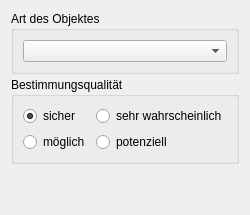
     <widget class="QWidget" name="tabAnthro">
      <property name="sizePolicy">
       <sizepolicy hsizetype="Preferred" vsizetype="Minimum">
        <horstretch>0</horstretch>
        <verstretch>0</verstretch>
       </sizepolicy>
      </property>
      <property name="autoFillBackground">
       <bool>true</bool>
      </property>
      <property name="dbvalue" stdset="0">
       <string>ANTHRO</string>
      </property>
      <attribute name="title">
       <string>Anthropogen</string>
      </attribute>
      <layout class="QVBoxLayout" name="verticalLayout_11">
       <property name="spacing">
        <number>3</number>
       </property>
       <item>
        <widget class="QGroupBox" name="gbxAnthroName">
         <property name="title">
          <string>Art des Objektes</string>
         </property>
         <layout class="QHBoxLayout" name="horizontalLayout_2">
          <item>
           <widget class="QComboBox" name="cmbAnthroName"/>
          </item>
         </layout>
        </widget>
       </item>
       <item>
        <widget class="QGroupBox" name="gbxAnthroQuality">
         <property name="title">
          <string>Bestimmungsqualität</string>
         </property>
         <layout class="QGridLayout" name="gridLayout_28">
          <item row="0" column="0">
           <widget class="QRadioButton" name="rbAnthroQual1">
            <property name="text">
             <string comment="1">sicher</string>
            </property>
            <property name="checked">
             <bool>true</bool>
            </property>
            <property name="dbvalue" stdset="0">
             <string>1</string>
            </property>
            <attribute name="buttonGroup">
             <string notr="true">btngAnthroQual</string>
            </attribute>
           </widget>
          </item>
          <item row="1" column="0">
           <widget class="QRadioButton" name="rbAnthroQual3">
            <property name="text">
             <string comment="3">möglich</string>
            </property>
            <property name="dbvalue" stdset="0">
             <string>3</string>
            </property>
            <attribute name="buttonGroup">
             <string notr="true">btngAnthroQual</string>
            </attribute>
           </widget>
          </item>
          <item row="1" column="1">
           <widget class="QRadioButton" name="rbAnthroQual4">
            <property name="text">
             <string comment="4">potenziell</string>
            </property>
            <property name="dbvalue" stdset="0">
             <string>4</string>
            </property>
            <attribute name="buttonGroup">
             <string notr="true">btngAnthroQual</string>
            </attribute>
           </widget>
          </item>
          <item row="0" column="1">
           <widget class="QRadioButton" name="rbAnthroQual2">
            <property name="text">
             <string comment="2">sehr wahrscheinlich</string>
            </property>
            <property name="dbvalue" stdset="0">
             <string>2</string>
            </property>
            <attribute name="buttonGroup">
             <string notr="true">btngAnthroQual</string>
            </attribute>
           </widget>
          </item>
         </layout>
        </widget>
       </item>
       <item>
        <spacer name="verticalSpacer_4">
         <property name="orientation">
          <enum>Qt::Vertical</enum>
         </property>
         <property name="sizeHint" stdset="0">
          <size>
           <width>20</width>
           <height>40</height>
          </size>
         </property>
        </spacer>
       </item>
      </layout>
     </widget>
